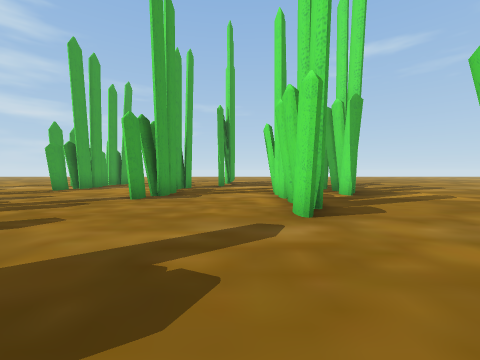
view 1 (above)

24 first-person views from a walk through a 3-D level made in the Unity game engine. The camera is 1.4 m above the floor, tilts 2° down and sees 90° across. The floor is counted in squares, 2 m on a side. Each view is taken from the middle of a square. On the plan, view 1 faces up. The plan holds only what a view shows up to about 9 squares ahead; the rest is blank. The place goes on beyond the plan. Some animated figures are not drawn.

view 2
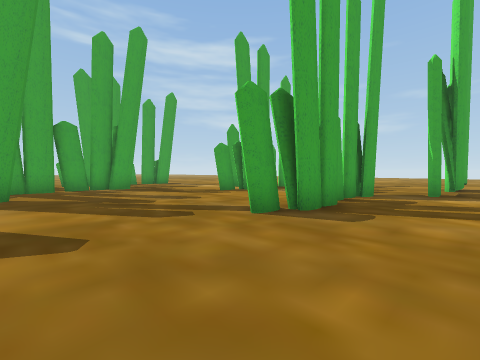

view 3
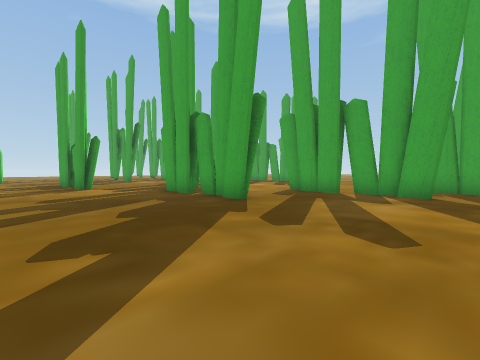

view 4
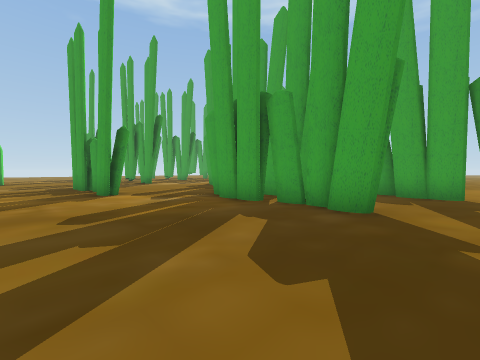

view 5
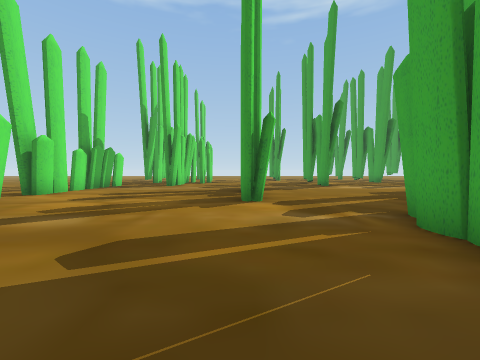

view 6
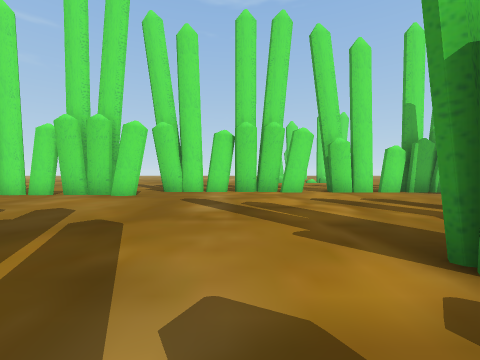

view 7
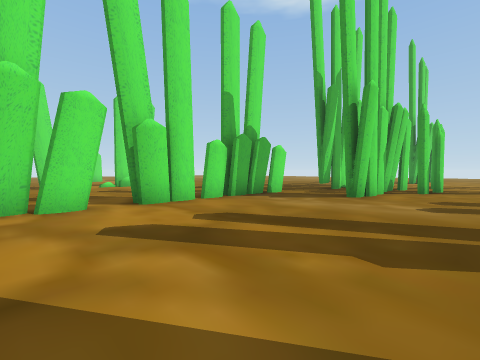

view 8
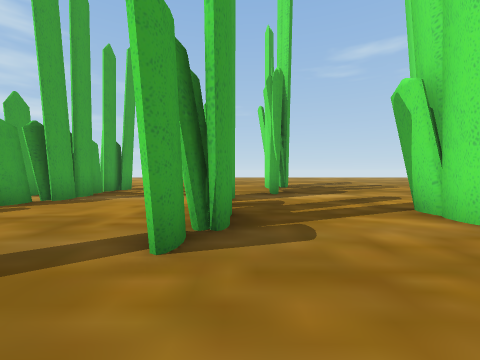

view 9
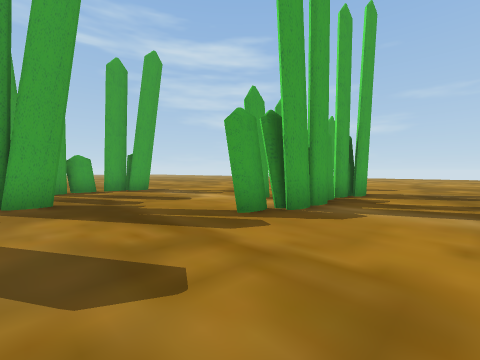

view 10
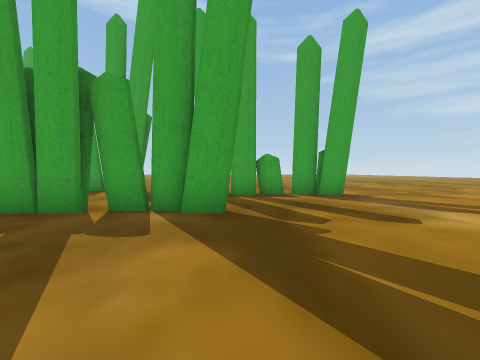

view 11
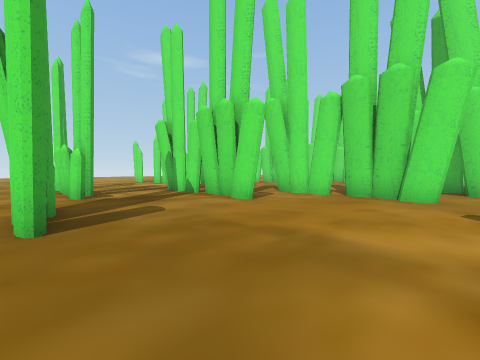

view 12
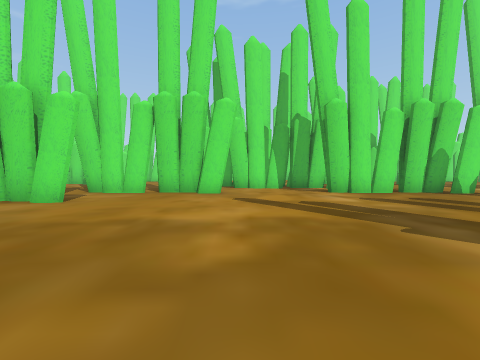

view 13
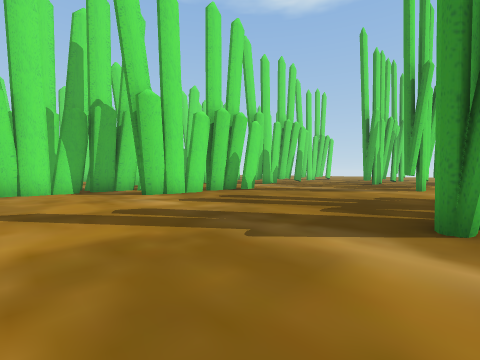

view 14
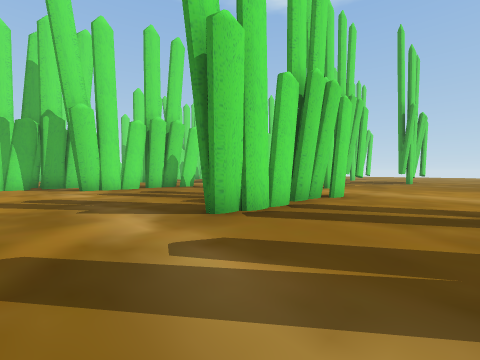

view 15
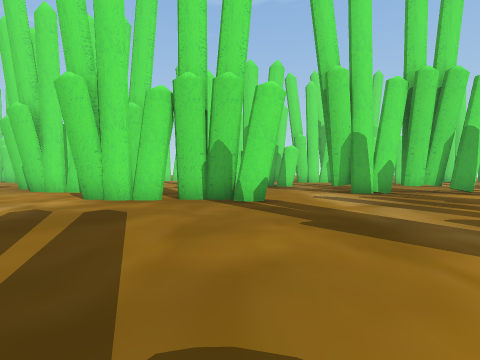

view 16
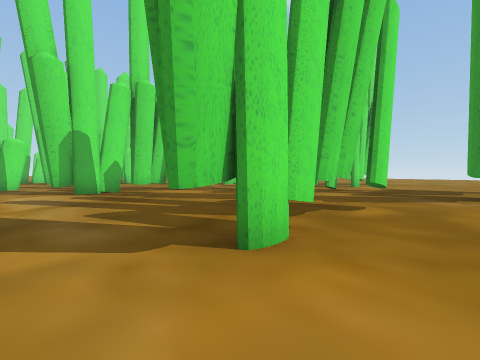

view 17
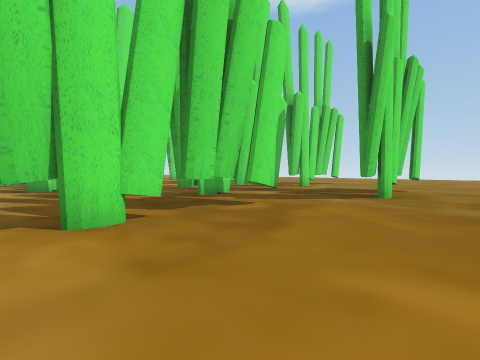

view 18
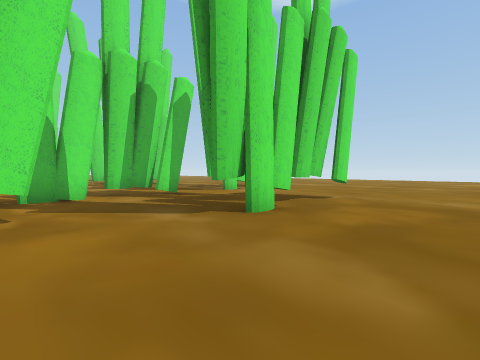

view 19
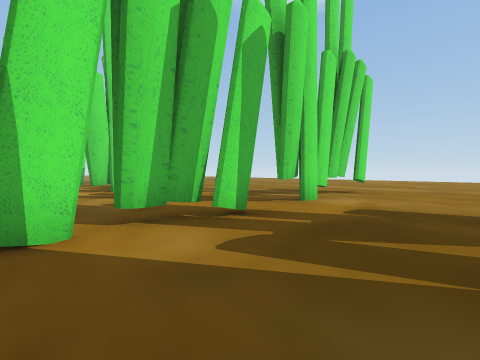

view 20
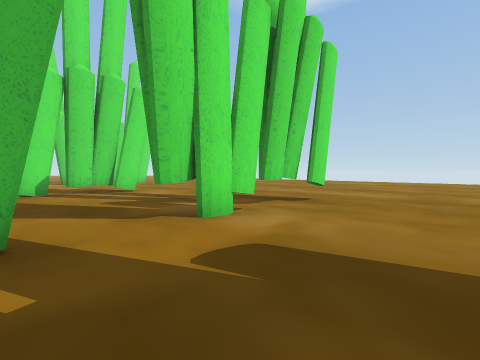

view 21
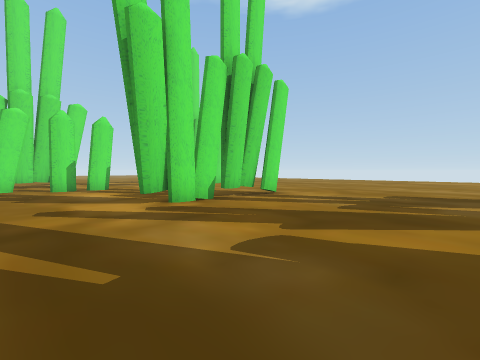

view 22
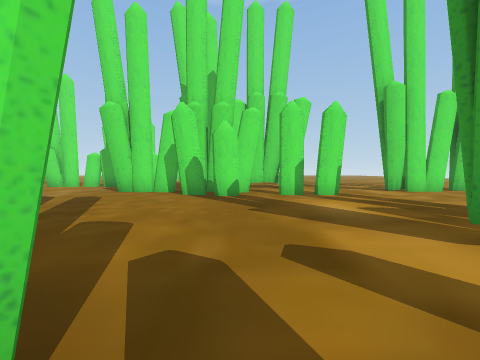

view 23
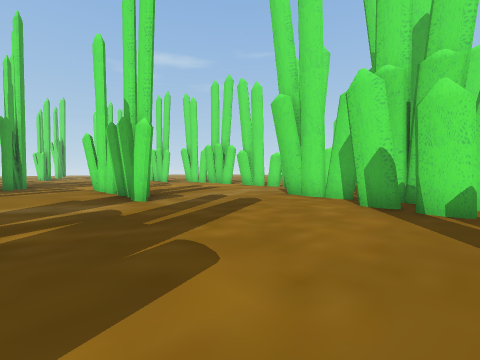

view 24
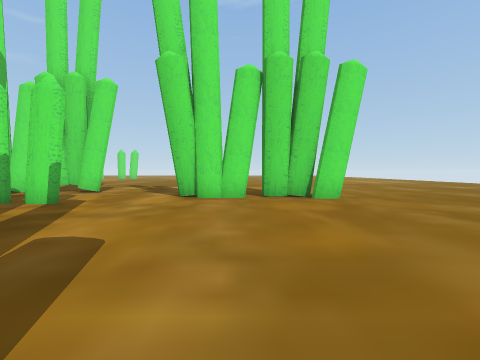

### Floor plan
Key: @ floor where view 1 was taken; # wall or solid block; x gap in a wall; . floor.
Columns run from 18 left of view 1 to 7 right of it. Each row starts with its distance up from view 1.
 18              ..
 17             ...
 16            ....
 15    ..      ....  #.
 14    ...     #... .#.
 13    ....    #......#...
 12    ......  #... .##...
 11    .......##... #.....
 10    ..#.....#....#....
  9    ..#.....#....#.....x...
  8    ..x..........#..#..#...
  7    ..#..........#..#.#....
  6    ..#..#......#...#.....
  5    ..#..#..........#....
  4    .....x..........#...
  3    #....#.#...........
  2    #....#.#..........#
  1    .......x..........x
  0    .......#.......@..#
 -1    .......#..#.......#
 -2   ..........## ......#.
 -3 ............###.......#
 -4 ............###.......#
 -5 ..........#.##.........#
 -6 ...#......#.#.........##.
 -7 ...#......x.....#.....x...
 -8 ...x......#.....#.....x...
 -9 ...#......#.....#.....#...
-10 ...#............#.....x..
-11 ................#.....#
-12 .....#................#
-13 .....#......#......#..#
-14 ............x......#...
-15 .....#......#......#..
-16 ....#..#....#.....## #
-17 .......#..........##.##
-18 .......x..............#
-19 ...#...#..........#..##
-20 ...x...#.....#....#....
-21 ...#.........x.........
-22 ...#...#.....#.........
-23 .......#.....#......#
-24 .......x............x..
-25 .......#............#..
-26 .............  .....#
-27 ... ........    .....
-28 ..  .......      ......
-29     ......        .....

Where each view was taken, in squares from view 1:
view 1: 0 up, 0 right, facing up
view 2: 3 up, 0 right, facing up-left
view 3: 4 up, 0 right, facing down-left
view 4: 1 up, 0 right, facing down-left
view 5: 1 down, 2 left, facing down
view 6: 5 down, 4 left, facing right
view 7: 6 down, 1 left, facing down-right
view 8: 4 up, 2 left, facing up
view 9: 6 up, 4 left, facing up-left
view 10: 7 up, 6 left, facing left
view 11: 2 down, 15 left, facing up-right
view 12: 2 down, 16 left, facing right
view 13: 2 down, 15 left, facing down-right
view 14: 3 down, 18 left, facing down-right
view 15: 9 down, 14 left, facing right
view 16: 11 down, 15 left, facing down-right
view 17: 12 down, 17 left, facing down-right
view 18: 16 down, 18 left, facing down-right
view 19: 17 down, 14 left, facing down-right
view 20: 20 down, 14 left, facing down-right
view 21: 17 down, 10 left, facing down-right
view 22: 17 down, 7 left, facing right
view 23: 17 down, 5 left, facing up-right
view 24: 24 down, 5 left, facing right
